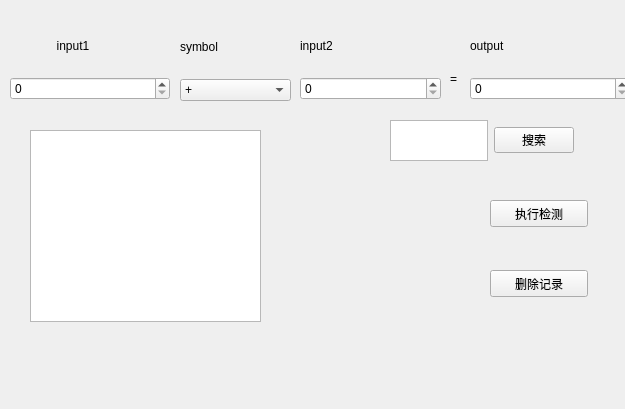
<?xml version="1.0" encoding="UTF-8"?>
<ui version="4.0">
 <class>Form</class>
 <widget class="QWidget" name="Form">
  <property name="geometry">
   <rect>
    <x>0</x>
    <y>0</y>
    <width>625</width>
    <height>409</height>
   </rect>
  </property>
  <property name="acceptDrops">
   <bool>false</bool>
  </property>
  <property name="windowTitle">
   <string>Form</string>
  </property>
  <widget class="QWidget" name="verticalLayoutWidget">
   <property name="geometry">
    <rect>
     <x>10</x>
     <y>20</y>
     <width>160</width>
     <height>80</height>
    </rect>
   </property>
   <layout class="QVBoxLayout" name="verticalLayout">
    <item>
     <widget class="QLabel" name="label1">
      <property name="text">
       <string>              input1</string>
      </property>
     </widget>
    </item>
    <item>
     <widget class="QSpinBox" name="input1"/>
    </item>
   </layout>
  </widget>
  <widget class="QWidget" name="verticalLayoutWidget_2">
   <property name="geometry">
    <rect>
     <x>180</x>
     <y>20</y>
     <width>111</width>
     <height>81</height>
    </rect>
   </property>
   <layout class="QVBoxLayout" name="verticalLayout_2">
    <item>
     <widget class="QLabel" name="symbol1_2">
      <property name="text">
       <string>symbol</string>
      </property>
     </widget>
    </item>
    <item>
     <widget class="QComboBox" name="symbol1">
      <item>
       <property name="text">
        <string>+</string>
       </property>
      </item>
      <item>
       <property name="text">
        <string>-</string>
       </property>
      </item>
      <item>
       <property name="text">
        <string>*</string>
       </property>
      </item>
      <item>
       <property name="text">
        <string>/</string>
       </property>
      </item>
     </widget>
    </item>
   </layout>
  </widget>
  <widget class="QLabel" name="label_2">
   <property name="geometry">
    <rect>
     <x>450</x>
     <y>70</y>
     <width>21</width>
     <height>17</height>
    </rect>
   </property>
   <property name="text">
    <string>=</string>
   </property>
  </widget>
  <widget class="QWidget" name="verticalLayoutWidget_3">
   <property name="geometry">
    <rect>
     <x>300</x>
     <y>20</y>
     <width>141</width>
     <height>80</height>
    </rect>
   </property>
   <layout class="QVBoxLayout" name="verticalLayout_3">
    <item>
     <widget class="QLabel" name="input2_2">
      <property name="text">
       <string>input2</string>
      </property>
     </widget>
    </item>
    <item>
     <widget class="QSpinBox" name="input2"/>
    </item>
   </layout>
  </widget>
  <widget class="QWidget" name="verticalLayoutWidget_4">
   <property name="geometry">
    <rect>
     <x>470</x>
     <y>20</y>
     <width>160</width>
     <height>80</height>
    </rect>
   </property>
   <layout class="QVBoxLayout" name="verticalLayout_4">
    <item>
     <widget class="QLabel" name="output">
      <property name="text">
       <string>output</string>
      </property>
     </widget>
    </item>
    <item>
     <widget class="QSpinBox" name="spinBox"/>
    </item>
   </layout>
  </widget>
  <widget class="QPushButton" name="ping_action">
   <property name="geometry">
    <rect>
     <x>490</x>
     <y>200</y>
     <width>98</width>
     <height>27</height>
    </rect>
   </property>
   <property name="text">
    <string>执行检测</string>
   </property>
  </widget>
  <widget class="QTableView" name="show_data_table">
   <property name="geometry">
    <rect>
     <x>30</x>
     <y>130</y>
     <width>231</width>
     <height>192</height>
    </rect>
   </property>
  </widget>
  <widget class="QPushButton" name="delete_view">
   <property name="geometry">
    <rect>
     <x>490</x>
     <y>270</y>
     <width>98</width>
     <height>27</height>
    </rect>
   </property>
   <property name="text">
    <string>删除记录</string>
   </property>
  </widget>
  <widget class="QWidget" name="horizontalLayoutWidget">
   <property name="geometry">
    <rect>
     <x>390</x>
     <y>120</y>
     <width>184</width>
     <height>41</height>
    </rect>
   </property>
   <layout class="QHBoxLayout" name="horizontalLayout">
    <item>
     <widget class="QTextEdit" name="input_text"/>
    </item>
    <item>
     <widget class="QPushButton" name="search_text">
      <property name="text">
       <string>搜索</string>
      </property>
     </widget>
    </item>
   </layout>
  </widget>
 </widget>
 <resources/>
 <connections/>
</ui>
